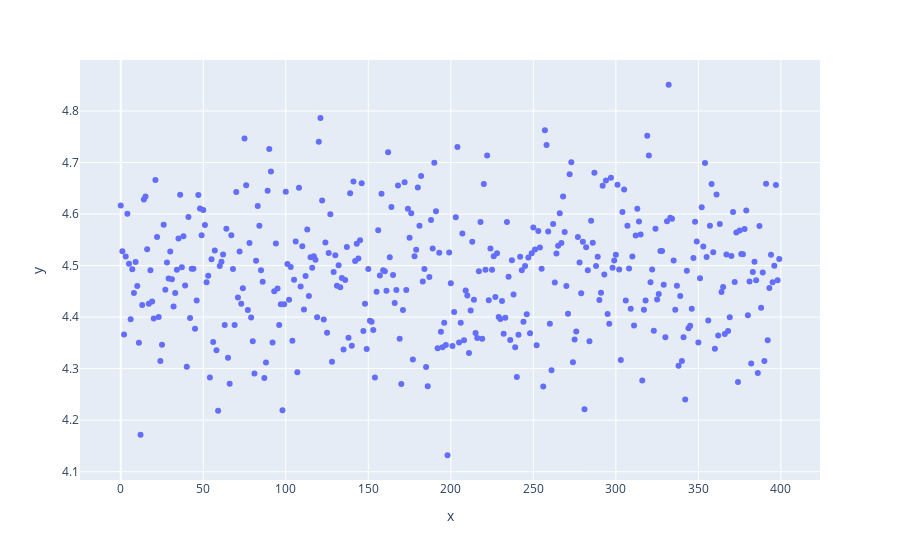

The code cell stored with this chart in its notebook:
### Code cell
ex.scatter(y=s.position_nees.scores.mean(axis=1))

### Figure 1 — Plotly figure (JSON) as saved in the notebook; plotly's stock layout.template omitted (floating-point values rounded to 4 significant figures; data arrays with more than 128 entries replaced by an {"elided": "..."} marker saying what was removed)
{"data": [{"hovertemplate": "x=%{x}<br>y=%{y}<extra></extra>", "legendgroup": "", "marker": {"color": "#636efa", "symbol": "circle"}, "mode": "markers", "name": "", "orientation": "v", "showlegend": false, "type": "scatter", "x": {"elided": "400 int values"}, "xaxis": "x", "y": {"elided": "400 float values"}, "yaxis": "y"}], "layout": {"autosize": true, "legend": {"tracegroupgap": 0}, "margin": {"t": 60}, "xaxis": {"anchor": "y", "autorange": true, "domain": [0, 1], "range": [-25.64, 424.6], "title": {"text": "x"}, "type": "linear"}, "yaxis": {"anchor": "x", "autorange": true, "domain": [0, 1], "range": [4.076, 4.907], "title": {"text": "y"}, "type": "linear"}}}
